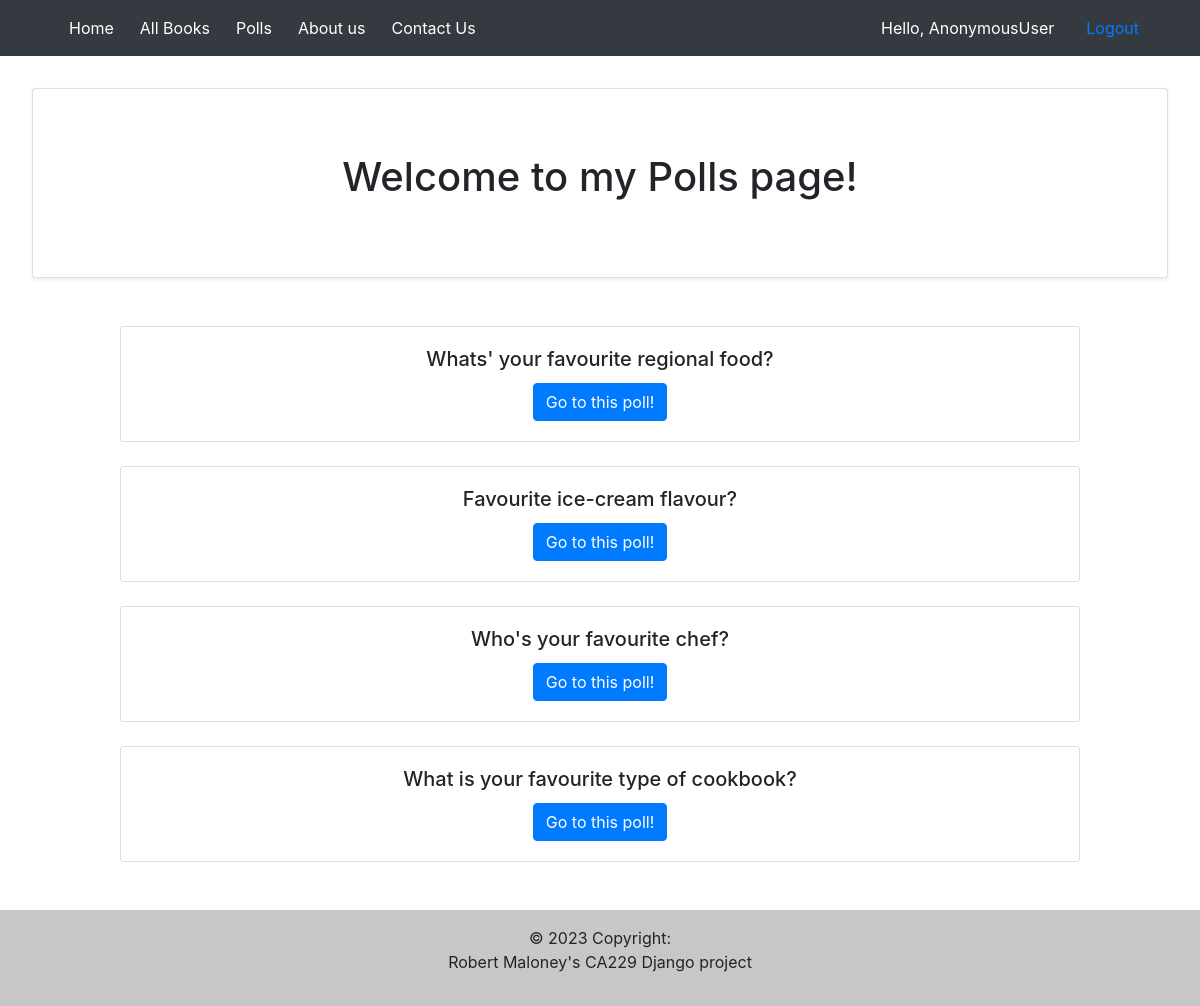
The app's page /quiz/ with its own data.
### quiz/models.py (models this page shows, shortened)
class Question(models.Model):
    question_text = models.CharField(max_length=200)
    pub_date = models.DateTimeField('date published')

### quiz/views.py (the view)
# urls.py: path('', views.IndexView.as_view(), name='quiz_index'),
class IndexView(generic.ListView):
    template_name = 'quiz/index.html'
    context_object_name = 'latest_question_list'
    def get_queryset(self):
        return Question.objects.order_by('-pub_date')[:5]

### quiz/templates/quiz/index.html (shortened to what this page needs)
{% extends 'base.html' %}
{% load static %}
{% block content %}
<div class="card shadow-sm p-3 mb-5 bg-white rounded" style="margin: 2rem;">
  <h1 style="text-align: center;" style="margin-top: 20px; margin-bottom: 20px;"><br>Welcome to my Polls page!</h1>
  <br>
</div>
  {% for question in latest_question_list %}
  <div class="card text-center" style="margin-left: 10%; margin-right: 10%;">
    <div class="card-body">
      <h5 class="card-title">{{question.question_text}}</h5>
      <a href="/quiz/{{ question.id }}/" class="btn btn-primary">Go to this poll!</a>
    </div>
  </div>
  <br>
  {% endfor %}
        {% endblock %}

### records on screen
Question: question_text "Whats' your favourite regional food?"
Question: question_text "Favourite ice-cream flavour?"
Question: question_text "Who's your favourite chef?"
Question: question_text "What is your favourite type of cookbook?"

### other values on screen
{{ request.user }} "AnonymousUser"
